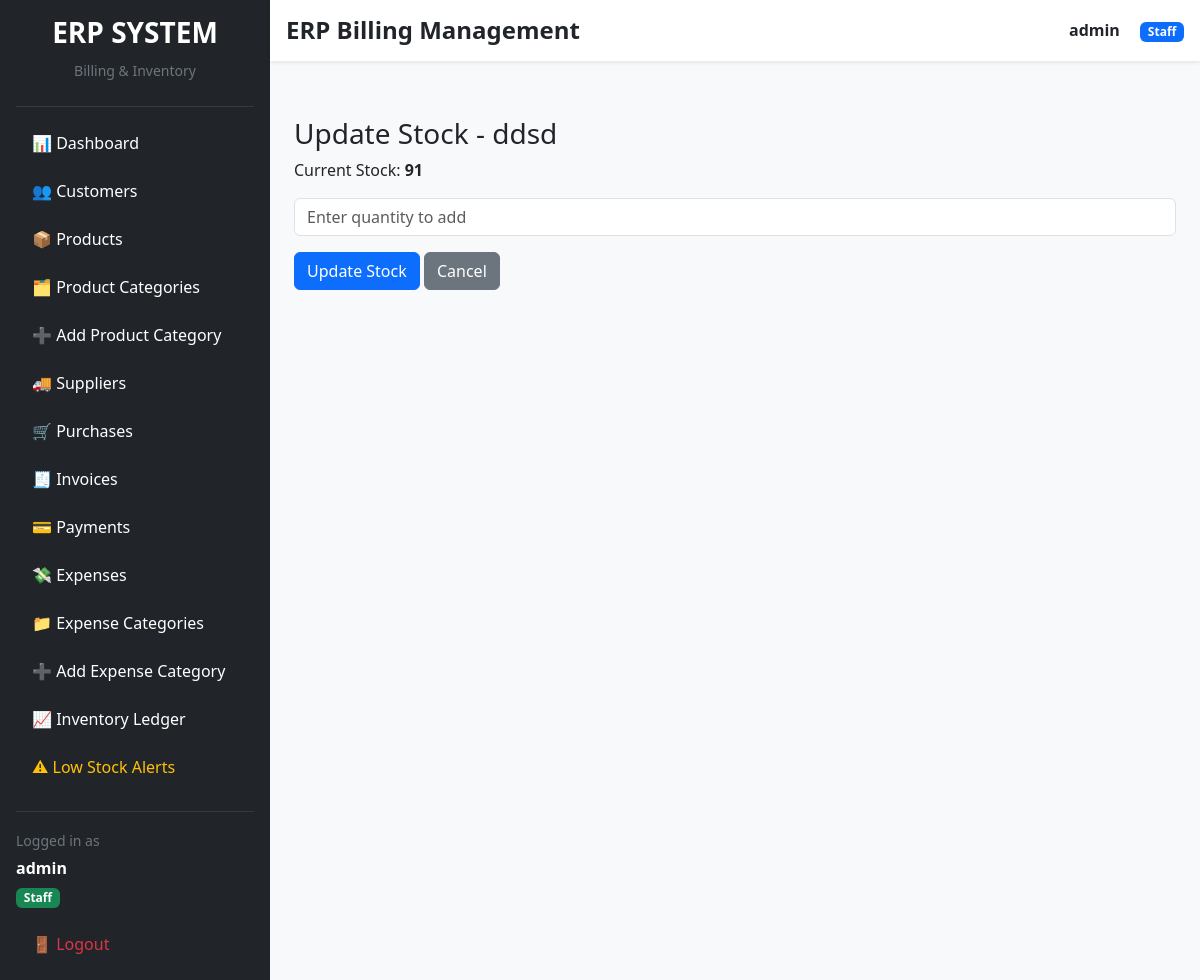
The app's page /products/stock/1/ (signed in), older data.
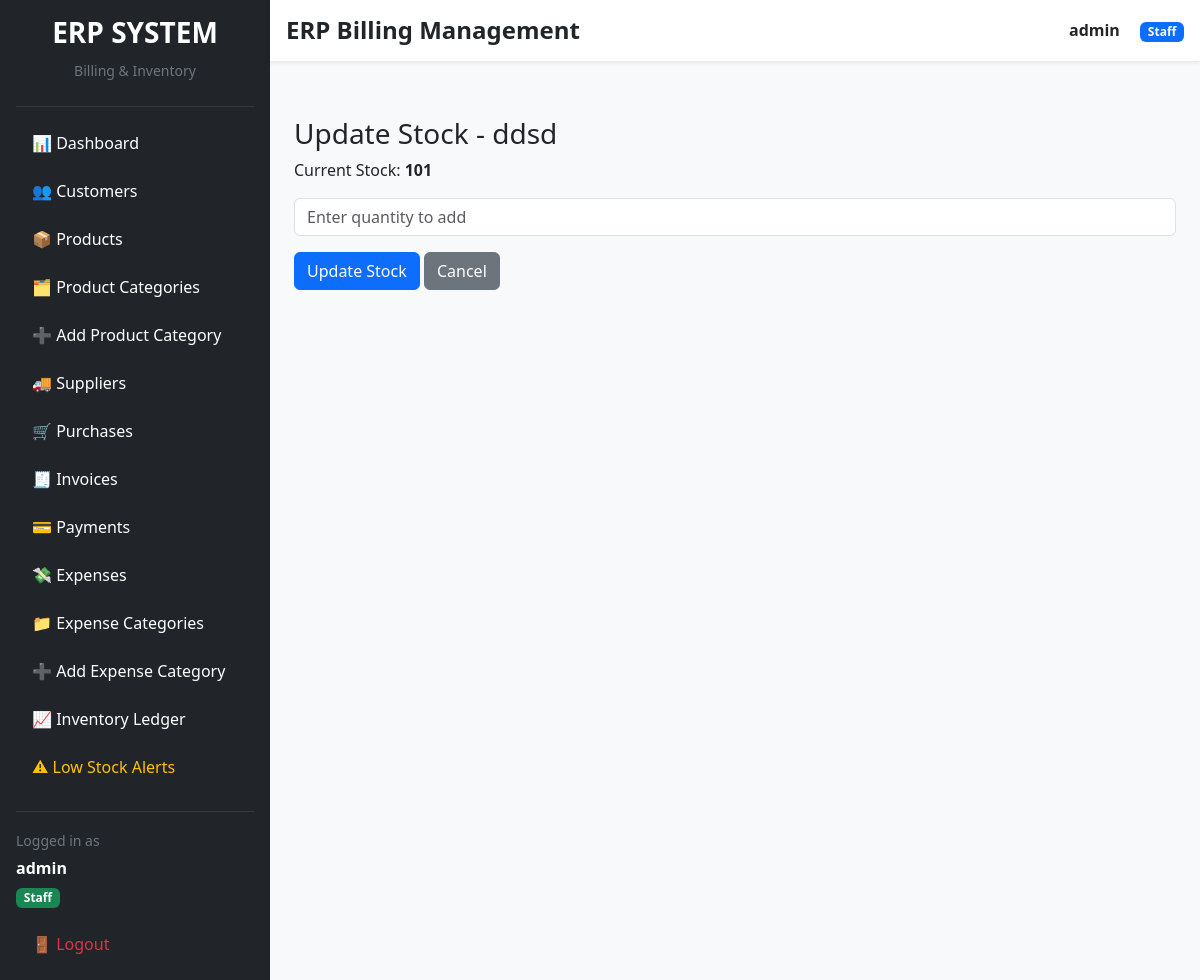
The same page, newer data.
### products/models.py (models this page shows, shortened)
class Product(models.Model):
    name = models.CharField(max_length=255)
    sku = models.CharField(max_length=50, unique=True)
    category = models.ForeignKey(Category, on_delete=models.SET_NULL, null=True)
    purchase_price = models.DecimalField(max_digits=10, decimal_places=2)
    selling_price = models.DecimalField(max_digits=10, decimal_places=2)
    stock = models.IntegerField(default=0)
    low_stock_threshold = models.IntegerField(default=5)
    created_at = models.DateTimeField(auto_now_add=True)

### products/views.py (the view)
# urls.py: path('stock/<int:pk>/', update_stock, name='update_stock'),
@login_required
@admin_required
def update_stock(request, pk):
    product = get_object_or_404(Product, pk=pk)
    if request.method == 'POST':
        quantity = int(request.POST.get('quantity'))
        product.stock += quantity  # add stock
        product.save()
        return redirect('product_list')
    return render(request, 'products/update_stock.html', {'product': product})

### templates/products/update_stock.html (shortened to what this page needs)
{% extends 'layouts/admin_base.html' %}
{% block admin_content %}
<h3>Update Stock - {{ product.name }}</h3>
<p>Current Stock: <strong>{{ product.stock }}</strong></p>
<form method="POST">
    <input type="number" name="quantity" class="form-control mb-3"
           placeholder="Enter quantity to add" required>
    <button type="submit" class="btn btn-primary">
        Update Stock
    </button>
    <a href="{% url 'product_list' %}" class="btn btn-secondary">
        Cancel
    </a>
</form>
{% endblock %}

Row changes from the older to the newer data that the page shows:
changed Product "ddsd": stock "91" → "101"
